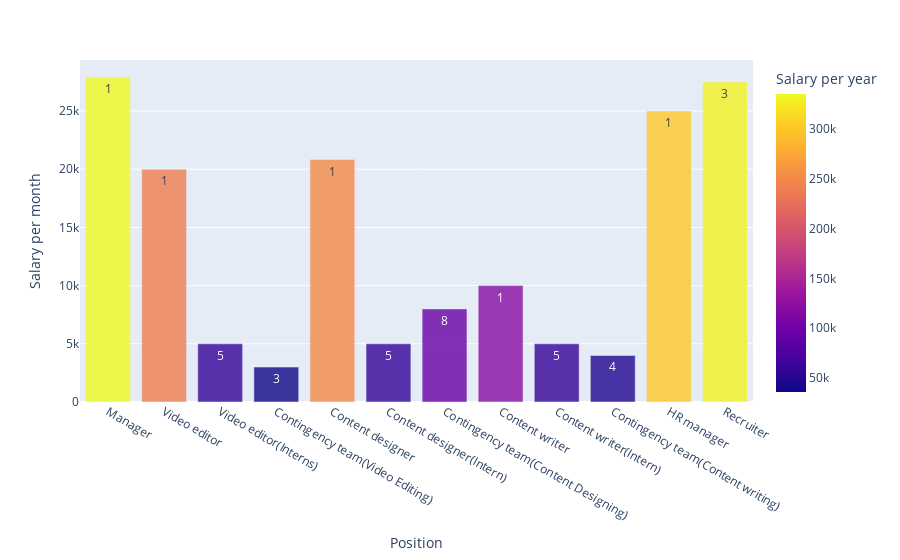

The notebook cell saved with this chart:
### Code cell
pio.show(barchart1)

### Figure 1 — Plotly figure (JSON) as saved in the notebook; plotly's stock layout.template omitted (floating-point values rounded to 4 significant figures)
{"data": [{"alignmentgroup": "True", "hovertemplate": "<b>%{hovertext}</b><br><br>Position=%{x}<br>Salary per month=%{y}<br>Number of employees=%{text}<br>Salary per year=%{marker.color}<extra></extra>", "hovertext": [27920.0, 20000, 5000, 3000, 20830.0, 5000, 8000, 10000, 5000, 4000, 25000, 27500], "legendgroup": "", "marker": {"color": [335000, 240000, 60000, 36000, 250000, 60000, 96000, 120000, 60000, 48000, 300000, 330000], "coloraxis": "coloraxis", "opacity": 0.8, "pattern": {"shape": ""}}, "name": "", "offsetgroup": "", "orientation": "v", "showlegend": false, "text": [1, 1, 5, 3, 1, 5, 8, 1, 5, 4, 1, 3], "textposition": "auto", "type": "bar", "x": ["Manager", "Video editor", "Video editor(Interns)", "Contingency team(Video Editing)", "Content designer", "Content designer(Intern)", "Contingency team(Content Designing)", "Content writer", "Content writer(Intern)", "Contingency team(Content writing)", "HR manager", "Recruiter"], "xaxis": "x", "y": [27920.0, 20000, 5000, 3000, 20830.0, 5000, 8000, 10000, 5000, 4000, 25000, 27500], "yaxis": "y"}], "layout": {"barmode": "relative", "coloraxis": {"colorbar": {"title": {"text": "Salary per year"}}, "colorscale": [[0, "#0d0887"], [0.1111, "#46039f"], [0.2222, "#7201a8"], [0.3333, "#9c179e"], [0.4444, "#bd3786"], [0.5556, "#d8576b"], [0.6667, "#ed7953"], [0.7778, "#fb9f3a"], [0.8889, "#fdca26"], [1, "#f0f921"]]}, "legend": {"tracegroupgap": 0}, "margin": {"t": 60}, "xaxis": {"anchor": "y", "domain": [0, 1], "title": {"text": "Position"}}, "yaxis": {"anchor": "x", "domain": [0, 1], "title": {"text": "Salary per month"}}}}
